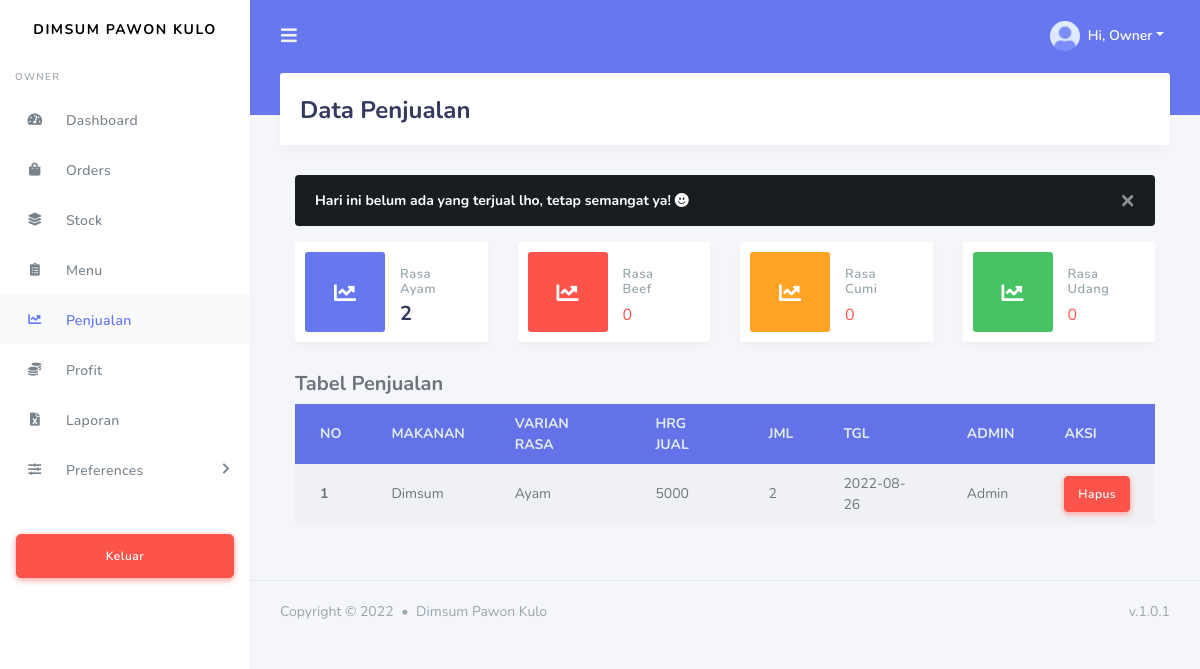
Page /view/superadmin/data_penjualan.php (signed in) on the committed database.
### tables this page shows
CREATE TABLE `penjualan` (
  `id` varchar(20) NOT NULL,
  `id_stock` int(11) NOT NULL,
  `id_menu` varchar(10) NOT NULL,
  `id_user` varchar(20) NOT NULL,
  `hrg_jual` int(11) NOT NULL,
  `jumlah` int(11) NOT NULL,
  `profit` int(11) NOT NULL,
  `tgl` date NOT NULL,
  `administrator` varchar(50) NOT NULL
);

CREATE TABLE `menu` (
  `id` varchar(10) NOT NULL,
  `makanan` varchar(15) NOT NULL,
  `varian_rasa` varchar(15) NOT NULL,
  `harga` int(11) NOT NULL
);

### view/superadmin/data_penjualan.php (the view, shortened to what this page needs)
<?php
    include "../../conn/koneksi.php";
    $getData = $conn->query("SELECT menu.makanan, menu.varian_rasa, penjualan.id, penjualan.hrg_jual, penjualan.jumlah, penjualan.tgl, penjualan.administrator FROM (menu INNER JOIN penjualan ON menu.id = penjualan.id_menu)");
    $array = array();
    while ($data = $getData->fetch_array()) {
       $array[] = $data;
    }
    $dataTerjualRasaAyam = $conn->query("SELECT SUM(jumlah) AS jmlTerjualRasaAyam FROM penjualan WHERE id_menu = 'DPK001'");
    $numData1 = $dataTerjualRasaAyam->fetch_array();
    $jmlPenjualanRasaAyam = $numData1['jmlTerjualRasaAyam'];
    $dataTerjualRasaBeef = $conn->query("SELECT SUM(jumlah) AS jmlTerjualRasaBeef FROM penjualan WHERE id_menu= 'DPK002'");
    $numData2 = $dataTerjualRasaBeef->fetch_array();
    $jmlPenjualanRasaBeef = $numData2['jmlTerjualRasaBeef'];
    $dataTerjualRasaCumi = $conn->query("SELECT SUM(jumlah) AS jmlTerjualRasaCumi FROM penjualan WHERE id_menu= 'DPK003'");
    $numData3 = $dataTerjualRasaCumi->fetch_array();
    $jmlPenjualanRasaCumi = $numData3['jmlTerjualRasaCumi'];
    $dataTerjualRasaUdang = $conn->query("SELECT SUM(jumlah) AS jmlTerjualRasaUdang FROM penjualan WHERE id_menu = 'DPK004'");
    $numData4 = $dataTerjualRasaUdang->fetch_array();
    $jmlPenjualanRasaUdang = $numData4['jmlTerjualRasaUdang'];
    $tglHariIni = date('Y/m/d');
    $getDataPenjualan = $conn->query("SELECT SUM(jumlah) AS totalPenjualan FROM penjualan WHERE tgl = '$tglHariIni'");
    $fetcDataPenjualan = $getDataPenjualan->fetch_array();
    $dataPenjualan = $fetcDataPenjualan['totalPenjualan'];
?>
<!DOCTYPE html>
<html lang="en">
<head>
  <?php
    include "../master/header.php";
  ?>
  <link rel="stylesheet" href="https://cdn.jsdelivr.net/npm/bootstrap-icons@1.8.3/font/bootstrap-icons.css">
</head>
<body>
  <div id="app">
    <div class="main-wrapper">
      <div class="navbar-bg"></div>
      <nav class="navbar navbar-expand-lg main-navbar">
        <form class="form-inline mr-auto">
          <ul class="navbar-nav mr-3">
            <li><a href="#" data-toggle="sidebar" class="nav-link nav-link-lg"><i class="fas fa-bars"></i></a></li>
          </ul>
        </form>
        <ul class="navbar-nav navbar-right">
          <li class="dropdown"><a href="#" data-toggle="dropdown" class="nav-link dropdown-toggle nav-link-lg nav-link-user">
            <img alt="image" src="../../assets/img/avatar/avatar-1.png" class="rounded-circle mr-1">
            <div class="d-sm-none d-lg-inline-block">Hi, <?= $_SESSION['fname']; ?></div></a>
          </li>
        </ul>
      </nav>
      <div class="main-sidebar">
        <aside id="sidebar-wrapper">
          <div class="sidebar-brand">
            <a href="index.html">Dimsum Pawon Kulo</a>
          </div>
          <ul class="sidebar-menu">
              <li class="menu-header"><?= $_SESSION['level']; ?></li>
              <li class="nav-item">
                <a href="dashboard.php" class="nav-link"><i class="fas fa-tachometer-alt"></i><span>Dashboard</span></a>
              </li>
              <li class=""><a class="nav-link" href="orders.php"><i class="fas fa-shopping-bag"></i><span>Orders</span></a></li>
              <li class=""><a class="nav-link" href="stock.php"><i class="fas fa-layer-group"></i><span>Stock</span></a></li>
              <li class=""><a class="nav-link" href="menu.php"><i class="fas fa-clipboard-list"></i><span>Menu</span></a></li>
              <li class="active"><a class="nav-link" href="data_penjualan.php"><i class="fas fa-chart-line"></i><span>Penjualan</span></a></li>
              <li class=""><a class="nav-link" href="profit.php"><i class="fas fa-coins"></i><span>Profit</span></a></li>
              <li class=""><a class="nav-link" href="laporan.php"><i class="fas fa-file-excel"></i> <span>Laporan</span></a></li>
              <li class="nav-item dropdown">
                <a href="#" class="nav-link has-dropdown"><i class="fas fa-sliders-h"></i><span>Preferences</span></a>
              </li>
            </ul>
            <div class="mt-4 mb-4 p-3 hide-sidebar-mini">
              <a href="../../logout.php" class="btn btn-danger btn-lg btn-block btn-icon-split">
              <i class="fas fa-sign-out"></i> Keluar
              </a>
          </div>
        </aside>
      </div>
      <div class="main-content">
        <section class="section">
          <div class="section-header">
            <h1>Data Penjualan</h1>
          </div>
          <div class="section-body">
              <div class="container">
                <?php
                  if($dataPenjualan == 0){
                    echo "
                    <div class='alert alert-dark alert-dismissible fade show' role='alert'>
                      <strong>Hari ini belum ada yang terjual lho, tetap semangat ya! <i class='bi bi-emoji-smile-fill'></i></strong>
                      <button type='button' class='close' data-dismiss='alert' aria-label='Close'>
                      <span aria-hidden='true'>&times;</span>
                      </button>
                    </div>
                    ";
                  }
                ?>
                  <div class="row">
                     <div class="col-lg-3 col-md-6 col-sm-6 col-12">
                        <div class="card card-statistic-1">
                          <div class="card-icon bg-primary">
                            <i class="fas fa-chart-line"></i>
                          </div>
                          <div class="card-wrap">
                            <div class="card-header">
                              <h4>Rasa Ayam</h4>
                            </div>
                            <div class="card-body">
                              <?php
                                  if($jmlPenjualanRasaAyam == 0){
                                      echo "<small class='text-danger'>" ."0" . "</small>";
                                  }else{
                                    echo $jmlPenjualanRasaAyam;
                                  }
                                ?>
                            </div>
                          </div>
                        </div>
                      </div>
                      <div class="col-lg-3 col-md-6 col-sm-6 col-12">
                        <div class="card card-statistic-1">
                          <div class="card-icon bg-danger">
                            <i class="fas fa-chart-line"></i>
                          </div>
                          <div class="card-wrap">
                            <div class="card-header">
                              <h4>Rasa Beef</h4>
                            </div>
                            <div class="card-body">
                                <?php
                                  if($jmlPenjualanRasaBeef == 0){
                                      echo "<small class='text-danger'>" ."0" . "</small>";
                                  }else{
                                    echo $jmlPenjualanRasaBeef;
                                  }
                                ?>
                            </div>
                          </div>
                        </div>
                      </div>
                      <div class="col-lg-3 col-md-6 col-sm-6 col-12">
                        <div class="card card-statistic-1">
                          <div class="card-icon bg-warning">
                            <i class="fas fa-chart-line"></i>
                          </div>
                          <div class="card-wrap">
                            <div class="card-header">
                              <h4>Rasa Cumi</h4>
                            </div>
                            <div class="card-body">
                              <?php
                                if($jmlPenjualanRasaCumi == 0){
                                    echo "<small class='text-danger'>" ."0" . "</small>";
                                }else{
                                  echo $jmlPenjualanRasaCumi;
                                }
                              ?>
                            </div>
                          </div>
                        </div>
                      </div>
                      <div class="col-lg-3 col-md-6 col-sm-6 col-12">
                        <div class="card card-statistic-1">
                          <div class="card-icon bg-success">
                            <i class="fas fa-chart-line"></i>
                          </div>
                          <div class="card-wrap">
                            <div class="card-header">
                              <h4>Rasa Udang</h4>
                            </div>
                            <div class="card-body">
                              <?php if($jmlPenjualanRasaUdang == 0){
                                echo "<small class='text-danger'>" ."0" . "</small>";
                              }else{
                                 echo $jmlPenjualanRasaUdang;
                              } ?>
                            </div>
                          </div>
                        </div>
                      </div>
                  </div>
                  <div class="row">
                      <div class="col-lg-12">
                        <h5>Tabel Penjualan</h5>
                        <table class="table table-striped">
                            <thead class="thead-dark bg-primary">
                                <tr>
                                    <th scope="col" class="text-light">NO</th>
                                    <th scope="col" class="text-light">MAKANAN</th>
                                    <th scope="col" class="text-light">VARIAN RASA</th>
                                    <th scope="col" class="text-light">HRG JUAL</th>
                                    <th scope="col" class="text-light">JML</th>
                                    <th scope="col" class="text-light">TGL</th>
                                    <th scope="col" class="text-light">ADMIN</th>
                                    <th scope="col" class="text-light">AKSI</th>
                                </tr>
                            </thead>
                            <tbody>
                                <?php
                                    $no = 1;
                                    foreach($array as $data) :
                                ?>
                                <tr>
                                    <th scope="row"><?=$no; ?></th>
                                    <td><?=$data['makanan']; ?></td>
                                    <td><?=$data['varian_rasa']; ?></td>
                                    <td><?=$data['hrg_jual']; ?></td>
                                    <td><?=$data['jumlah']; ?></td>
                                    <td><?=$data['tgl']; ?></td>
                                    <td><?=$data['administrator']; ?></td>
                                    <td>
                                        <a href="../../functions/penjualan_delete.php?id=<?=$data['id']; ?>" class="btn btn-danger" data-toggle="tooltip" data-placement="left" title="Hapus Data" onclick="return confirm('Tindakan ini akan menghapus data secara permanen. Yakin ?')">Hapus</a>
                                    </td>
                                </tr>
                                <?php
                                    $no++;
                                    endforeach
                                ?>
                            </tbody>
                        </table>
                      </div>
                  </div>
              </div>
          </div>
        </section>
      </div>
     <?php include "../master/footer.php" ?>
</body>
</html>

### rows in the picture
penjualan: id_menu.makanan "Dimsum", id_menu.varian_rasa "Ayam", hrg_jual "5000", jumlah "2", tgl "2022-08-26", administrator "Admin"

### other values in the picture
$_SESSION['fname'] "Owner"
$_SESSION['level'] "OWNER"
$jmlPenjualanRasaAyam "2"
